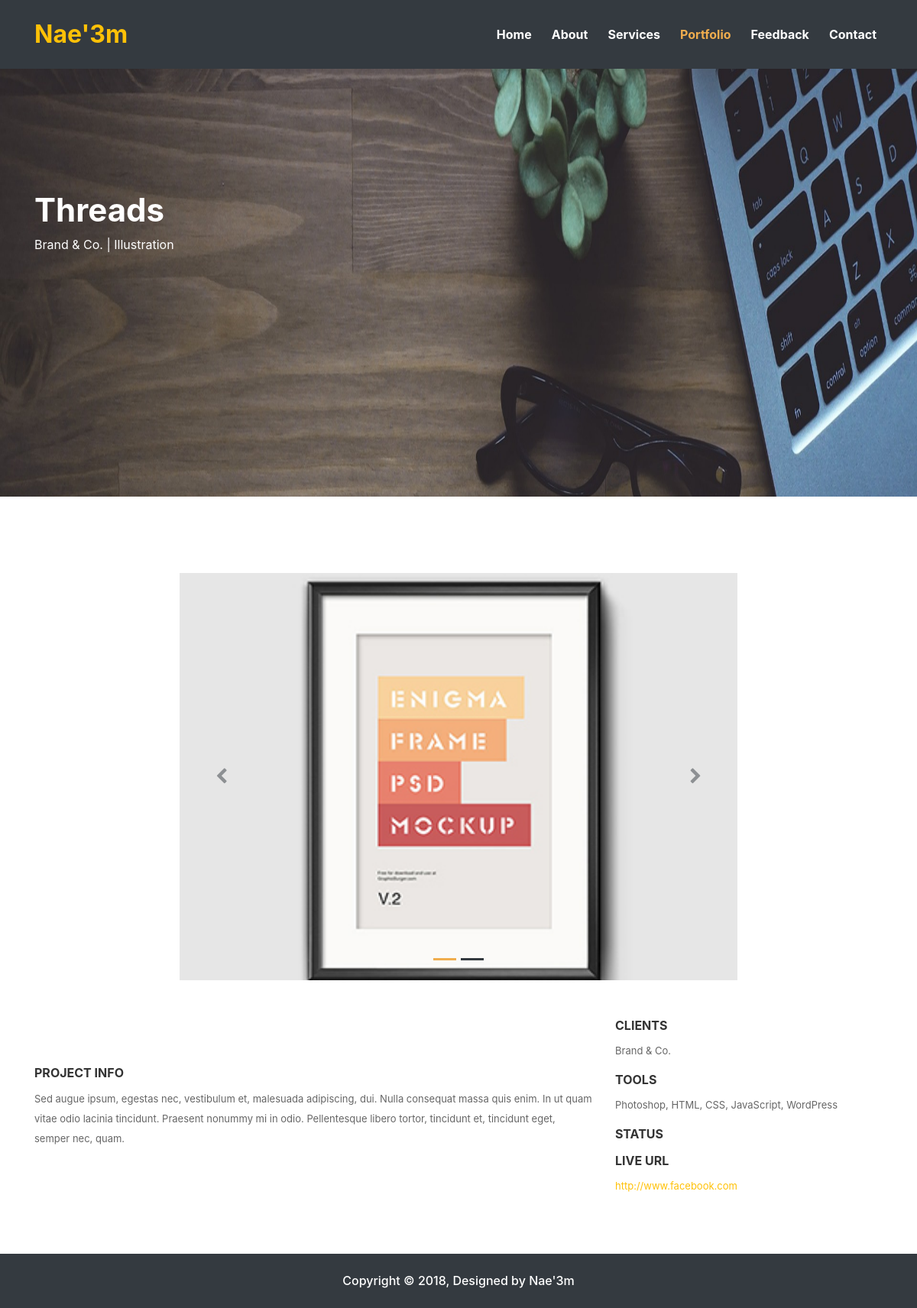
The app's page /project/threads/ with its own data.
### home/models.py (models this page shows, shortened)
class Project(models.Model):
    project_name = models.CharField(max_length=50, default='Threads', blank=True, null=True)
    category = models.CharField(max_length=50, default='Illustration', blank=True, null=True)
    thumb_1 = models.ImageField(upload_to = 'Portfolio/%Y/%m/%d', blank=True)
    thumb_2 = models.ImageField(upload_to = 'Portfolio/%Y/%m/%d', blank=True)
    project_info = models.TextField(blank=True, null=True)
    clients = models.CharField(max_length=50, default='Brand & Co.', blank=True, null='True')
    tools = models.CharField(max_length=255, blank=True, null=True)
    live_url = models.URLField(max_length=255, blank=True, null=True)
    slug = models.SlugField(unique=True)
    status = models.CharField(max_length=50, default='', blank=True, null=True)

### home/views.py (the view)
# urls.py: re_path('project/(?P<slug>[\w-]+)/', views.project, name="project"),
def project(request, slug):
    instance = get_object_or_404(Project, slug=slug)
    context = {
        'i': instance,
    }
    return render(request, 'home/project.html', context)

### home/templates/home/project.html (shortened to what this page needs)
{% extends 'base.html' %}
{% load static %}
{% block style %}
  <link rel="stylesheet" href="{% static 'home/css/project.css' %}">
{% endblock %}
{% block project %}
  <header class="project-banner" id="home">
    <nav class="navbar navbar-expand-md bg-dark navbar-dark fixed-top">
      <div class="container">
        <a href="#" class="navbar-brand text-warning font-weight-bold">Nae'3m</a>
        <div class="collapse navbar-collapse text-center" id="collapsenavbar">
          <ul class="navbar-nav ml-auto">
            <li class="nav-item">
              <a href="{% url 'home:home' %}" class="nav-link text-white">Home</a>
            </li>
            <li class="nav-item">
              <a href="{% url 'home:home' %}" class="nav-link text-white">About</a>
            </li>
            <li class="nav-item">
              <a href="{% url 'home:home' %}" class="nav-link text-white">Services</a>
            </li>
            <li class="nav-item">
              <a href="{% url 'home:portfolio' %}" class="nav-link text-white active">Portfolio</a>
            </li>
            <li class="nav-item">
              <a href="{% url 'home:home' %}" class="nav-link text-white">Feedback</a>
            </li>
            <li class="nav-item">
              <a href="{% url 'home:home' %}" class="nav-link text-white">Contact</a>
            </li>
          </ul>
        </div>
      </div>
    </nav>
    <div class="container text-left text-white portfolioset">
      <h2>{{ i.project_name }}</h2>
      <span>{{ i.clients }} | {{ i.category }}</span>
    </div>
  </header>
  <section class="section-main">
    <div class="container">
      <div class="row">
        <div class="col-lg-8 col-md-8 col-sm-6 col-10 d-block m-auto">
          <div class="slider-img">
            <div id="carouselExampleIndicators" class="carousel slide" data-ride="carousel">
              <ol class="carousel-indicators">
                <li data-target="#carouselExampleIndicators" data-slide-to="0" class="active"></li>
                <li data-target="#carouselExampleIndicators" data-slide-to="1"></li>
              </ol>
              <div class="carousel-inner">
                <div class="carousel-item active">
                  <img class="d-block w-100" src="{{ i.thumb_1.url }}" alt="First slide">
                </div>
              </div>
              <a class="carousel-control-prev" href="#carouselExampleIndicators" role="button" data-slide="prev">
                <i class="text-dark fa fa-chevron-left " style="font-size: 22px" aria-hidden="true"> </i>
              </a>
              <a class="carousel-control-next" href="#carouselExampleIndicators" role="button" data-slide="next">
                <i class="text-dark fa fa-chevron-right " style="font-size: 22px" aria-hidden="true"> </i>
              </a>
            </div>
          </div>
        </div>
      </div>
      <div class="row" style="margin-top: 50px">
        <div class="col-lg-8 col-md-8 col-sm-6 col-10 d-block m-auto">
          <div class="portfolio-spec">
            <div class="single-spec">
              <h4 class="text-uppercase">Project Info</h4>
              <p>{{ i.project_info }}</p>
            </div>
          </div>
        </div>
        <div class="col-lg-4 col-md-4 col-sm-6 col-10 d-block m-auto">
          <div class="portfolio-spec">
              <div class="single-spec">
                <h4 class="text-uppercase">clients</h4>
                <p>{{ i.clients }}</p>
              </div>
              <div class="single-spec">
                <h4 class="text-uppercase">tools</h4>
                <p>{{ i.tools }}</p>
              </div>
              <div class="single-spec">
                <h4 class="text-uppercase">status</h4>
              </div>
              <div class="single-spec">
                <h4 class="text-uppercase">live url</h4>
                <p><a href="{{ i.live_url }}" class="text-warning">{{ i.live_url }}</a></p>
              </div>
          </div>
        </div>
      </div>
    </div>
  </section>
{% endblock %}

### home/static/home/css/project.css (style rules this page uses)
.project-banner { background-image: url('../img/bg-10.jpg'); background-size: 100% 100%; background-attachment: fixed; width: 100%; height: 650px; }
nav { padding: 1rem !important; }
.navbar-brand { font-size: 2rem !important; }
nav ul li { margin-left: 10px; }
nav ul li a { font-weight: bold !important; }
nav ul li .active { color: #f0ad4e !important; }
.portfolioset { padding-top: 250px; box-sizing: border-box; }
.portfolioset h2 { font-size: 42px; font-weight: bold; }
.portfolioset span { font-size: 16px; }
.section-main { padding: 100px 0 60px; }
.single-spec h4 { color: #333; font-size: 16px; font-weight: bold; }
.single-spec p { color: #666; line-height: 26px; font-size: 13px; margin-top: 10px; }
.carousel-indicators li { background-color: #343a40 !important; }
.carousel-indicators .active { background-color: #f0ad4e !important; }

### records on screen
Project: project_name "Threads", clients "Brand & Co.", category "Illustration", thumb_1 (picture), project_info "Sed augue ipsum, egestas nec, vestibulum et, malesuada adipiscing, dui. Nulla consequat massa quis enim. In ut quam vitae odio lacinia tincidunt. Praesent nonummy mi in odio. Pellentesque libero tortor, tincidunt et, tincidunt eget, semper nec, quam.", tools "Photoshop, HTML, CSS, JavaScript, WordPress", live_url "http://www.facebook.com"
